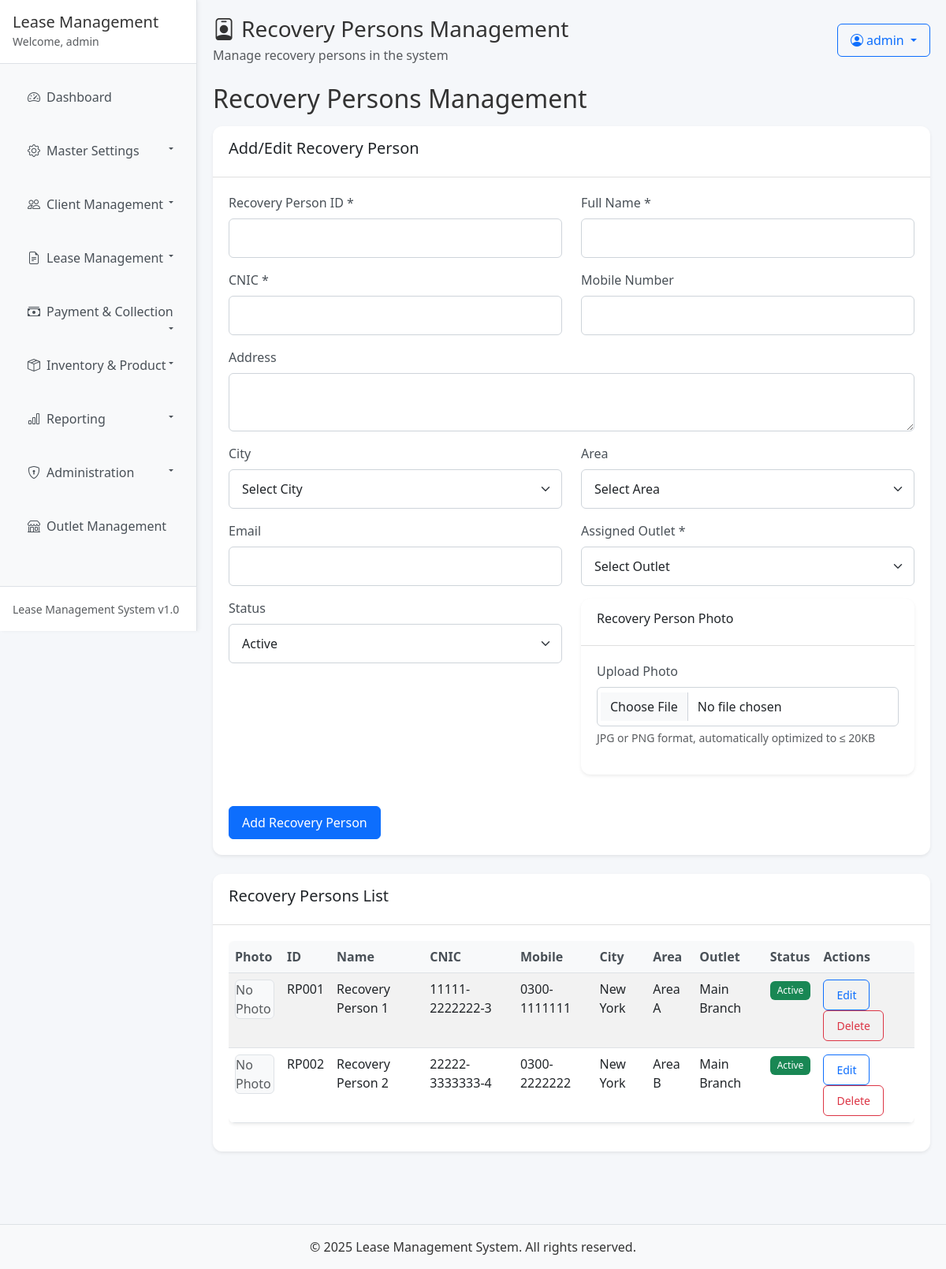
The app's page /recovery_persons.php (signed in) with its own data.
### tables this page shows
CREATE TABLE recovery_persons (
    id INT AUTO_INCREMENT PRIMARY KEY,
    recovery_person_id VARCHAR(50) UNIQUE NOT NULL,
    full_name VARCHAR(100) NOT NULL,
    cnic VARCHAR(20) UNIQUE NOT NULL,
    mobile_number VARCHAR(20),
    address TEXT,
    city_id INT,
    area_id INT,
    email VARCHAR(100),
    outlet_id VARCHAR(50) NOT NULL,
    photo_path VARCHAR(255),
    status ENUM('Active', 'Inactive') DEFAULT 'Active',
    created_at TIMESTAMP DEFAULT CURRENT_TIMESTAMP,
    updated_at TIMESTAMP DEFAULT CURRENT_TIMESTAMP ON UPDATE CURRENT_TIMESTAMP,
    FOREIGN KEY (city_id) REFERENCES master_city(id),
    FOREIGN KEY (area_id) REFERENCES master_area(id),
    FOREIGN KEY (outlet_id) REFERENCES outlets(outlet_id)
);

CREATE TABLE master_city (
    id INT AUTO_INCREMENT PRIMARY KEY,
    city VARCHAR(50) UNIQUE NOT NULL,
    created_at TIMESTAMP DEFAULT CURRENT_TIMESTAMP,
    updated_at TIMESTAMP DEFAULT CURRENT_TIMESTAMP ON UPDATE CURRENT_TIMESTAMP
);

CREATE TABLE master_area (
    id INT AUTO_INCREMENT PRIMARY KEY,
    area VARCHAR(100) UNIQUE NOT NULL,
    created_at TIMESTAMP DEFAULT CURRENT_TIMESTAMP,
    updated_at TIMESTAMP DEFAULT CURRENT_TIMESTAMP ON UPDATE CURRENT_TIMESTAMP
);

CREATE TABLE outlets (
    id INT AUTO_INCREMENT PRIMARY KEY,
    outlet_id VARCHAR(50) UNIQUE NOT NULL,
    outlet_name VARCHAR(100) NOT NULL,
    city VARCHAR(50) NOT NULL,
    address TEXT NOT NULL,
    phone VARCHAR(20),
    email VARCHAR(100),
    outlet_type ENUM('Main', 'Sub', 'Franchise') NOT NULL,
    assigned_branch_manager VARCHAR(50) NOT NULL,
    linked_cash_account VARCHAR(50) NOT NULL,
    linked_bank_account VARCHAR(50) NOT NULL,
    created_at TIMESTAMP DEFAULT CURRENT_TIMESTAMP,
    updated_at TIMESTAMP DEFAULT CURRENT_TIMESTAMP ON UPDATE CURRENT_TIMESTAMP
);

### recovery_persons.php (the view, shortened to what this page needs)
<?php
$conn = getDBConnection();
if (isset($_GET['search'])) {
    $search = $_GET['search'];
    $search_term = "%$search%";
    $recovery_persons_result = $conn->prepare("SELECT rp.*, c.city as city_name, a.area as area_name, o.outlet_name FROM recovery_persons rp LEFT JOIN master_city c ON rp.city_id = c.id LEFT JOIN master_area a ON rp.area_id = a.id LEFT JOIN outlets o ON rp.outlet_id = o.outlet_id WHERE rp.full_name LIKE ? OR rp.cnic LIKE ? OR rp.mobile_number LIKE ? ORDER BY rp.created_at DESC");
    $recovery_persons_result->bind_param("sss", $search_term, $search_term, $search_term);
    $recovery_persons_result->execute();
    $recovery_persons_result = $recovery_persons_result->get_result();
} else {
    $recovery_persons_result = $conn->query("SELECT rp.*, c.city as city_name, a.area as area_name, o.outlet_name FROM recovery_persons rp LEFT JOIN master_city c ON rp.city_id = c.id LEFT JOIN master_area a ON rp.area_id = a.id LEFT JOIN outlets o ON rp.outlet_id = o.outlet_id ORDER BY rp.created_at DESC");
}
?>
<!DOCTYPE html>
<html lang="en">
<head>
    <link href="https://cdn.jsdelivr.net/npm/bootstrap@5.3.0/dist/css/bootstrap.min.css" rel="stylesheet">
    <link href="https://cdn.jsdelivr.net/npm/bootstrap-icons@1.10.0/font/bootstrap-icons.css" rel="stylesheet">
    <link href="https://cdn.jsdelivr.net/npm/select2@4.1.0-rc.0/dist/css/select2.min.css" rel="stylesheet" />
    <link href="assets/css/styles.css" rel="stylesheet">
</head>
<body>
    <?php include 'includes/permanent_sidebar.php'; ?>
    <div class="main-content" style="margin-left: 250px; padding: 20px;">
        <div class="d-flex justify-content-between align-items-center mb-4">
            <div>
                <h1 class="h3 mb-1"><i class="bi bi-person-badge me-2"></i>Recovery Persons Management</h1>
                <p class="mb-0 text-muted">Manage recovery persons in the system</p>
            </div>
            <div class="dropdown">
                <button class="btn btn-outline-primary dropdown-toggle" type="button" id="userMenu" data-bs-toggle="dropdown" aria-expanded="false">
                    <i class="bi bi-person-circle me-1"></i><?php echo htmlspecialchars($_SESSION['username'] ?? 'User'); ?>
                </button>
            </div>
        </div>
        <div class="row">
            <div class="col-md-12">
                <h2>Recovery Persons Management</h2>
                <div class="card mt-3">
                    <div class="card-header">
                        <h5>Add/Edit Recovery Person</h5>
                    </div>
                    <div class="card-body">
                        <form method="POST" id="recovery-person-form">
                            <div class="row">
                                <div class="col-md-6 mb-3">
                                    <label for="recovery_person_id" class="form-label">Recovery Person ID *</label>
                                    <input type="text" class="form-control" id="recovery_person_id" name="recovery_person_id" required>
                                </div>
                                <div class="col-md-6 mb-3">
                                    <label for="full_name" class="form-label">Full Name *</label>
                                    <input type="text" class="form-control" id="full_name" name="full_name" required>
                                </div>
                            </div>
                            <div class="row">
                                <div class="col-md-6 mb-3">
                                    <label for="cnic" class="form-label">CNIC *</label>
                                    <input type="text" class="form-control" id="cnic" name="cnic" required>
                                </div>
                                <div class="col-md-6 mb-3">
                                    <label for="mobile_number" class="form-label">Mobile Number</label>
                                    <input type="text" class="form-control" id="mobile_number" name="mobile_number">
                                </div>
                            </div>
                            <div class="mb-3">
                                <label for="address" class="form-label">Address</label>
                                <textarea class="form-control" id="address" name="address" rows="2"></textarea>
                            </div>
                            <div class="row">
                                <div class="col-md-6 mb-3">
                                    <label for="city_id" class="form-label">City</label>
                                    <select class="form-select select2-city" id="city_id" name="city_id">
                                        <option value="">Select City</option>
                                    </select>
                                </div>
                                <div class="col-md-6 mb-3">
                                    <label for="area_id" class="form-label">Area</label>
                                    <select class="form-select select2-area" id="area_id" name="area_id">
                                        <option value="">Select Area</option>
                                    </select>
                                </div>
                            </div>
                            <div class="row">
                                <div class="col-md-6 mb-3">
                                    <label for="email" class="form-label">Email</label>
                                    <input type="email" class="form-control" id="email" name="email">
                                </div>
                                <div class="col-md-6 mb-3">
                                    <label for="outlet_id" class="form-label">Assigned Outlet *</label>
                                    <select class="form-select select2-outlet" id="outlet_id" name="outlet_id" required>
                                        <option value="">Select Outlet</option>
                                    </select>
                                </div>
                            </div>
                            <div class="row">
                                <div class="col-md-6 mb-3">
                                    <label for="status" class="form-label">Status</label>
                                    <select class="form-select" id="status" name="status">
                                        <option value="1">Active</option>
                                    </select>
                                </div>
                                <div class="col-md-6 mb-3">
                                    <div class="card">
                                        <div class="card-header">
                                            <h6>Recovery Person Photo</h6>
                                        </div>
                                        <div class="card-body">
                                            <div class="row">
                                                <div class="col-md-12">
                                                    <div class="mb-3">
                                                        <label for="rp-photo-upload" class="form-label">Upload Photo</label>
                                                        <input type="file" class="form-control" id="rp-photo-upload" accept="image/*">
                                                        <div class="form-text">JPG or PNG format, automatically optimized to ≤ 20KB</div>
                                                    </div>
                                                </div>
                                            </div>
                                        </div>
                                    </div>
                                </div>
                            </div>
                            <button type="submit" name="add_recovery_person" class="btn btn-primary">Add Recovery Person</button>
                        </form>
                    </div>
                </div>
                <div class="card mt-4">
                    <div class="card-header">
                        <h5>Recovery Persons List</h5>
                    </div>
                    <div class="card-body">
                        <div class="table-responsive">
                            <table class="table table-striped">
                                <thead>
                                    <tr>
                                        <th>Photo</th>
                                        <th>ID</th>
                                        <th>Name</th>
                                        <th>CNIC</th>
                                        <th>Mobile</th>
                                        <th>City</th>
                                        <th>Area</th>
                                        <th>Outlet</th>
                                        <th>Status</th>
                                        <th>Actions</th>
                                    </tr>
                                </thead>
                                <tbody>
                                    <?php if ($recovery_persons_result && $recovery_persons_result->num_rows > 0): ?>
                                        <?php while ($person = $recovery_persons_result->fetch_assoc()): ?>
                                            <tr>
                                                <td>
                                                    <?php if (!empty($person['photo_path']) && file_exists($person['photo_path'])): ?>
                                                        <img src="<?php echo htmlspecialchars($person['photo_path']); ?>" alt="Photo" width="50" height="50" class="rounded">
                                                    <?php else: ?>
                                                        <div class="bg-light border rounded" style="width: 50px; height: 50px; display: flex; align-items: center; justify-content: center;">
                                                            <span class="text-muted">No Photo</span>
                                                        </div>
                                                    <?php endif; ?>
                                                </td>
                                                <td><?php echo htmlspecialchars($person['recovery_person_id']); ?></td>
                                                <td><?php echo htmlspecialchars($person['full_name']); ?></td>
                                                <td><?php echo htmlspecialchars($person['cnic']); ?></td>
                                                <td><?php echo htmlspecialchars($person['mobile_number']); ?></td>
                                                <td><?php echo htmlspecialchars($person['city_name'] ?? 'N/A'); ?></td>
                                                <td><?php echo htmlspecialchars($person['area_name'] ?? 'N/A'); ?></td>
                                                <td><?php echo htmlspecialchars($person['outlet_name'] ?? 'N/A'); ?></td>
                                                <td>
                                                    <span class="badge bg-<?php echo $person['status'] == 'Active' ? 'success' : 'secondary'; ?>">
                                                        <?php echo htmlspecialchars($person['status']); ?>
                                                    </span>
                                                </td>
                                                <td>
                                                    <button class="btn btn-sm btn-outline-primary edit-recovery-person-btn"
                                                            data-id="<?php echo $person['id']; ?>"
                                                            data-recovery_person_id="<?php echo htmlspecialchars($person['recovery_person_id']); ?>"
                                                            data-full_name="<?php echo htmlspecialchars($person['full_name']); ?>"
                                                            data-cnic="<?php echo htmlspecialchars($person['cnic']); ?>"
                                                            data-mobile_number="<?php echo htmlspecialchars($person['mobile_number']); ?>"
                                                            data-address="<?php echo htmlspecialchars($person['address']); ?>"
                                                            data-city_id="<?php echo $person['city_id'] ?? ''; ?>"
                                                            data-area_id="<?php echo $person['area_id'] ?? ''; ?>"
                                                            data-email="<?php echo htmlspecialchars($person['email']); ?>"
                                                            data-outlet_id="<?php echo htmlspecialchars($person['outlet_id']); ?>"
                                                            data-status="<?php echo $person['status'] == 'Active' ? 1 : 0; ?>"
                                                            data-photo_path="<?php echo htmlspecialchars($person['photo_path']); ?>">
                                                        Edit
                                                    </button>
                                                    <button class="btn btn-sm btn-outline-danger delete-recovery-person-btn"
                                                            data-id="<?php echo $person['id']; ?>"
                                                            data-name="<?php echo htmlspecialchars($person['full_name']); ?>">
                                                        Delete
                                                    </button>
                                                </td>
                                            </tr>
                                        <?php endwhile; ?>
                                    <?php else: ?>
                                        <tr>
                                            <td colspan="10" class="text-center">No recovery persons found.</td>
                                        </tr>
                                    <?php endif; ?>
                                </tbody>
                            </table>
                        </div>
                    </div>
                </div>
            </div>
        </div>
    </div>
    <footer class="bg-light text-center py-3 mt-5">
        <div class="container">
            <p class="mb-0">&copy; 2025 Lease Management System. All rights reserved.</p>
        </div>
    </footer>
</body>
</html>

### records on screen
recovery_persons: shows "No Photo", recovery_person "RP001", full_name "Recovery Person 1", cnic "11111-2222222-3", mobile_number "0300-1111111", city.city "New York", area.area "Area A", outlets.outlet_name "Main Branch", status "Active"
recovery_persons: shows "No Photo", recovery_person "RP002", full_name "Recovery Person 2", cnic "22222-3333333-4", mobile_number "0300-2222222", city.city "New York", area.area "Area B", outlets.outlet_name "Main Branch", status "Active"

### other values on screen
$username "admin"
$_SESSION['username'] "admin"
